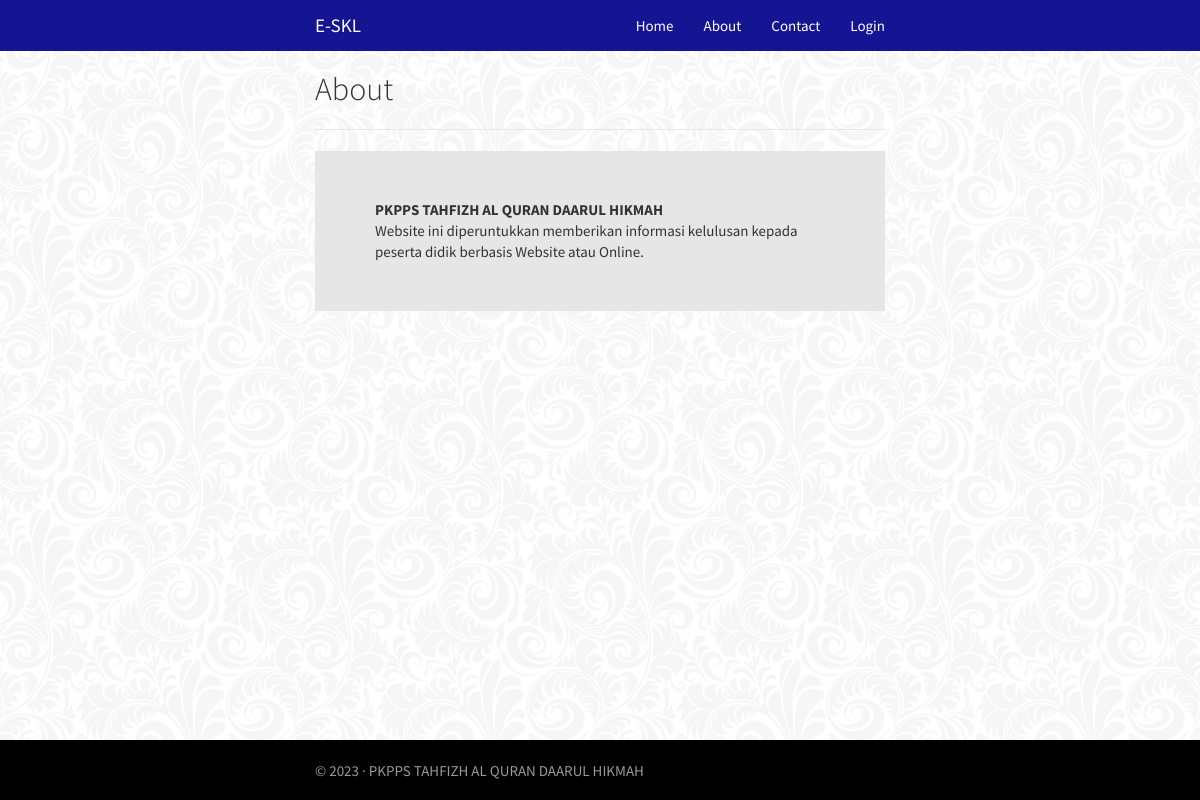
Page /skl-master/about.php on the committed database.
### tables this page shows
CREATE TABLE `un_konfigurasi` (
  `id` int(11) NOT NULL AUTO_INCREMENT,
  `sekolah` varchar(255) NOT NULL,
  `kepsek` varchar(50) NOT NULL,
  `nip` varchar(20) NOT NULL,
  `no_surat` varchar(30) DEFAULT NULL,
  `ttd` varchar(64) NOT NULL,
  `about` varchar(250) NOT NULL,
  `tgl_pengumuman` datetime NOT NULL,
  `contact` varchar(255) NOT NULL,
  `nopesformat` varchar(20) NOT NULL,
  `logo` varchar(255) DEFAULT NULL,
  `kop` varchar(100) NOT NULL,
  `cap` varchar(100) NOT NULL,
  PRIMARY KEY (`id`)
);

### skl-master/database.php (called while the page is built, shortened)
<?php
$db_conn = mysqli_connect(DB_HOST, DB_USER, DB_PASS, DB_NAME);
$que = mysqli_query($db_conn, "SELECT * FROM un_konfigurasi");
$hsl = mysqli_fetch_array($que);
$sekolah = strip_tags($hsl['sekolah']);
$tgl_pengumuman = strip_tags($hsl['tgl_pengumuman']);
$about = strip_tags($hsl['about']);
$thn = substr($tgl_pengumuman, 0, 4);
?>

### skl-master/about.php (the view, shortened to what this page needs)
<?php
include "header.php";
?>
<div class="container">
  <h2>About</h2>
  <hr>
  <div class="jumbotron">
    <strong><?= $sekolah; ?></strong><br> <?= $about; ?>
  </div>
</div>
<?php
include "footer.php";
?>

### skl-master/footer.php
<footer class="footer">
    <div class="container">
        <p class="text-muted" >&copy; <?=$thn?> &middot; <?= $sekolah; ?></p>
    </div>
</footer>
</body>
</html>

### skl-master/css/kelulusan.css (style rules this page uses)
html { position: relative; min-height: 100%; }
body { margin-bottom: 60px; }
.footer { position: absolute; bottom: 0; width: 100%; height: 60px; background-color: #000000; }
body > .container { padding: 30px 15px 0; }
.container .text-muted { margin: 20px 0; }
.footer > .container { padding-right: 15px; padding-left: 15px; }
@media (min-width: 768px) { .container { max-width: 600px; } }

### rows in the picture
un_konfigurasi: sekolah "PKPPS TAHFIZH AL QURAN DAARUL HIKMAH", about "Website ini diperuntukkan memberikan informasi kelulusan kepada peserta didik berbasis Website atau Online.", tgl_pengumuman "2023"
